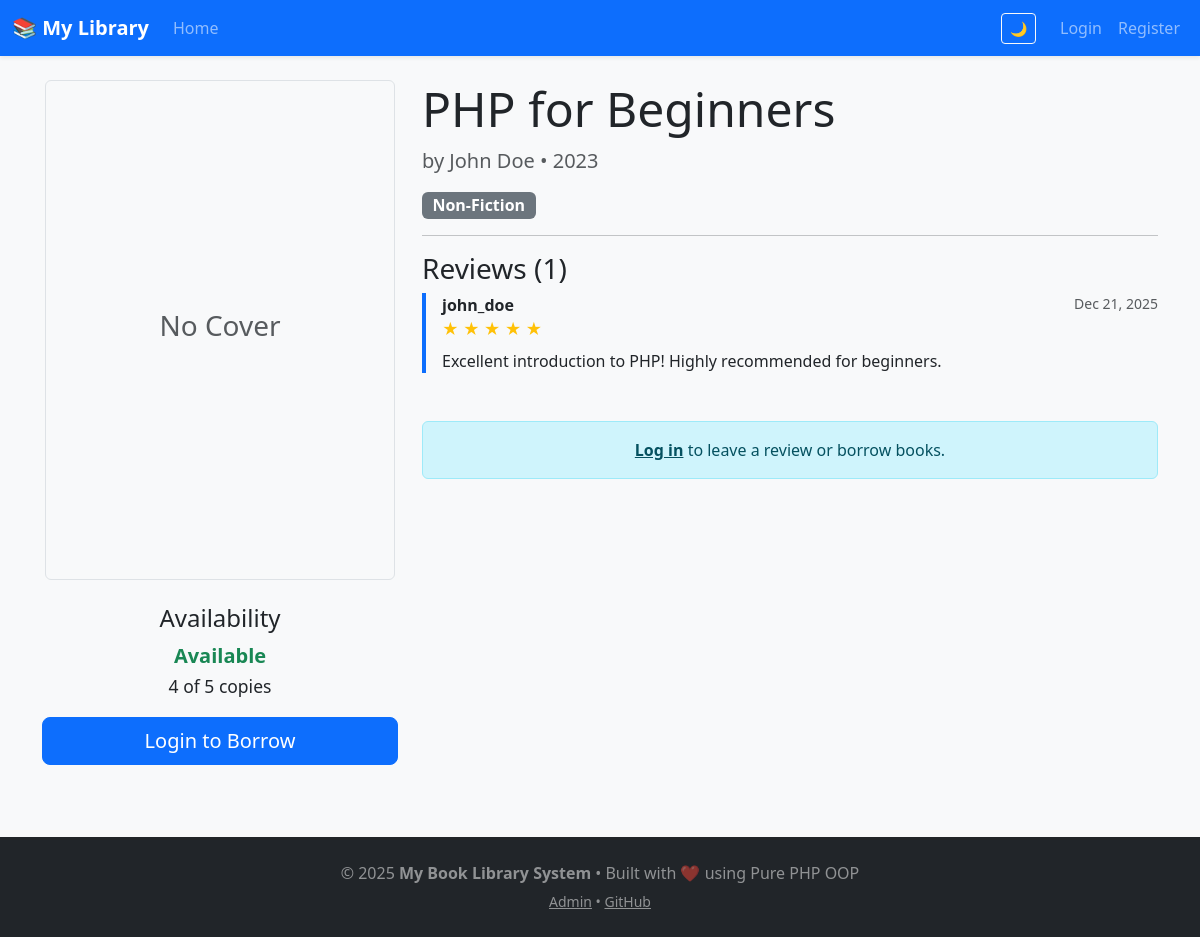
/book-details.php?id=book_001, run on the app's committed database.
### tables this page shows
CREATE TABLE books (
    id VARCHAR(50) PRIMARY KEY,
    title VARCHAR(255) NOT NULL,
    author VARCHAR(255) NOT NULL,
    year INT NOT NULL,
    cover_image VARCHAR(255) NULL,
    category VARCHAR(50) DEFAULT 'Uncategorized',
    total_copies INT DEFAULT 1,
    available_copies INT DEFAULT 1,
    created_at TIMESTAMP DEFAULT CURRENT_TIMESTAMP
);

CREATE TABLE reviews (
    id INT AUTO_INCREMENT PRIMARY KEY,
    user_id INT NOT NULL,
    book_id VARCHAR(50) NOT NULL,
    rating TINYINT(1) CHECK (rating BETWEEN 1 AND 5),
    review_text TEXT,
    created_at TIMESTAMP DEFAULT CURRENT_TIMESTAMP,
    FOREIGN KEY (user_id) REFERENCES users (id) ON DELETE CASCADE,
    FOREIGN KEY (book_id) REFERENCES books (id) ON DELETE CASCADE,
    UNIQUE KEY unique_user_book_review (user_id, book_id)
);

CREATE TABLE users (
    id INT AUTO_INCREMENT PRIMARY KEY,
    username VARCHAR(50) UNIQUE NOT NULL,
    email VARCHAR(100) UNIQUE NOT NULL,
    password VARCHAR(255) NOT NULL,
    role ENUM('user', 'admin') DEFAULT 'user',
    created_at TIMESTAMP DEFAULT CURRENT_TIMESTAMP
);

### src/Library.php (called while the page is built, shortened)
<?php
class Library
{
    private \PDO $pdo;
    private array $books = [];
    public function __construct() {
        $config = include __DIR__ . '/../config/database.php';
        $dsn = "mysql:host={$config['host']};dbname={$config['dbname']};charset={$config['charset']}";
        $options = [
            \PDO::ATTR_ERRMODE            => \PDO::ERRMODE_EXCEPTION,
            \PDO::ATTR_DEFAULT_FETCH_MODE => \PDO::FETCH_ASSOC,
            \PDO::ATTR_EMULATE_PREPARES   => false,
        ];
        try {
            $this->pdo = new \PDO($dsn, $config['username'], $config['password'], $options);
        } catch (\PDOException $e) {
            die("Database connection failed: " . $e->getMessage());
        }
        $this->loadAllBooks();
    }
    private function loadAllBooks(): void
    {
        $stmt = $this->pdo->query("SELECT * FROM books ORDER BY title");
        while ($row = $stmt->fetch()) {
            $book = Book::fromArray($row);
            $this->books[$book->getId()] = $book;
        }
    }
    public function getBookById(string $id): ?Book
    {
        return $this->books[$id] ?? null;
    }
    public function getReviews(string $bookId): array
    {
        $stmt = $this->pdo->prepare("SELECT u.username, r.user_id, r.rating, r.review_text, r.created_at
            FROM reviews r JOIN users u ON r.user_id = u.id WHERE r.book_id = ? ORDER BY r.created_at DESC");
        $stmt->execute([$bookId]);
        return $stmt->fetchAll();
    }
}

### src/Book.php (called while the page is built, shortened)
<?php
class Book
{
    protected string $id;
    protected string $title;
    protected string $author;
    protected int $year;
    protected ?string $coverImage = null;
    protected string $category = 'Uncategorized';
    protected int $totalCopies = 1;
    protected int $availableCopies = 1;
    public function __construct(
        string $title,
        string $author,
        int $year,
        int $totalCopies = 1,
        ?string $coverImage = null,
        string $category = 'Uncategorized',
        ?string $id = null
    ) {
        $this->id = $id ?? uniqid('book_', true);
        $this->title = trim($title);
        $this->author = trim($author);
        $this->year = $year;
        $this->coverImage = $coverImage;
        $this->category = $category;
        $this->totalCopies = max(1, $totalCopies);
        $this->availableCopies = $this->totalCopies;
    }
    public function getId(): string
    {
        return $this->id;
    }
    public function getTitle(): string
    {
        return $this->title;
    }
    public function getAuthor(): string
    {
        return $this->author;
    }
    public function getYear(): int
    {
        return $this->year;
    }
    public function getCoverImage(): ?string
    {
        return $this->coverImage;
    }
    public function getCategory(): string
    {
        return $this->category;
    }
    public function getTotalCopies(): int
    {
        return $this->totalCopies;
    }
    public function getAvailableCopies(): int
    {
        return $this->availableCopies;
    }
    public function isAvailable(): bool
    {
        return $this->availableCopies > 0;
    }
    public static function fromArray(array $data): self
    {
        $book = new self(
            $data['title'],
            $data['author'],
            $data['year'],
            $data['total_copies'] ?? 1,
            $data['cover_image'] ?? null,
            $data['category'] ?? 'Uncategorized',
            $data['id'] ?? null
        );
        $book->availableCopies = $data['available_copies'] ?? $book->totalCopies;
        return $book;
    }
}

### src/Auth.php (called while the page is built, shortened)
<?php
class Auth
{
    public static function check(): bool
    {
        return isset($_SESSION['logged_in']) && $_SESSION['logged_in'] === true;
    }
}

### book-details.php (the view, shortened to what this page needs)
<?php
require_once 'includes/functions.php';
$bookId = $_POST['id'] ?? $_GET['id'] ?? '';
$library = new Library();
$book = $library->getBookById($bookId);
$reviews = $library->getReviews($bookId);
include 'views/header.php';
?>
<div class="row mt-4">
    <div class="col-lg-4 text-center mb-4">
        <?php if ($book->getCoverImage()): ?>
            <img src="<?= baseUrl() ?>/public/uploads/covers/<?= e($book->getCoverImage()) ?>"
                 alt="<?= e($book->getTitle()) ?> cover"
                 class="img-fluid rounded shadow" style="max-height: 500px;">
        <?php else: ?>
            <div class="bg-light border rounded d-flex align-items-center justify-content-center mx-auto"
                 style="height: 500px; width: 350px;">
                <h3 class="text-muted">No Cover</h3>
            </div>
        <?php endif; ?>
        <div class="mt-4">
            <h4>Availability</h4>
            <p class="fs-5">
                <?php if ($book->isAvailable()): ?>
                    <span class="text-success fw-bold">Available</span>
                    <br><small><?= $book->getAvailableCopies() ?> of <?= $book->getTotalCopies() ?> copies</small>
                <?php else: ?>
                    <span class="text-danger fw-bold">All Borrowed</span>
                <?php endif; ?>
            </p>
            <?php if (Auth::check()): ?>
                <?php $isBorrowing = $library->isCurrentlyBorrowing(Auth::id(), $bookId); ?>
                <?php if ($isBorrowing): ?>
                    <button class="btn btn-secondary btn-lg w-100 mb-2" disabled>
                        📖 You already have this book
                    </button>
                    <form method="POST" class="d-inline">
                        <input type="hidden" name="action" value="return">
                        <button type="submit" class="btn btn-outline-danger w-100">Return Book Now</button>
                    </form>
                <?php elseif ($book->isAvailable()): ?>
                    <form method="POST" class="d-inline">
                        <input type="hidden" name="action" value="borrow">
                        <button type="submit" class="btn btn-success btn-lg w-100">Borrow Now</button>
                    </form>
                <?php else: ?>
                    <form method="POST" class="d-inline">
                        <input type="hidden" name="action" value="reserve">
                        <button type="submit" class="btn btn-outline-info btn-lg w-100">Reserve / Join Waitlist</button>
                    </form>
                <?php endif; ?>
            <?php else: ?>
                <a href="login.php" class="btn btn-primary btn-lg w-100">Login to Borrow</a>
            <?php endif; ?>
        </div>
    </div>
    <div class="col-lg-8">
        <h1 class="display-5"><?= e($book->getTitle()) ?></h1>
        <p class="lead text-muted">by <strong><?= e($book->getAuthor()) ?></strong> • <?= $book->getYear() ?></p>
        <p>
            <span class="badge bg-secondary fs-6"><?= e($book->getCategory()) ?></span>
        </p>
        <hr>
        <h3>Reviews (<?= count($reviews) ?>)</h3>
        <?php if (empty($reviews)): ?>
            <p class="text-muted">No reviews yet. Be the first!</p>
        <?php else: ?>
            <?php foreach ($reviews as $review): ?>
                <div class="border-start border-primary border-4 ps-3 mb-4">
                    <div class="d-flex justify-content-between">
                        <strong><?= e($review['username']) ?></strong>
                        <small class="text-muted"><?= formatDate($review['created_at']) ?></small>
                    </div>
                    <div class="text-warning mb-2">
                        <?php for ($i = 1; $i <= 5; $i++): ?>
                            <?= $i <= $review['rating'] ? '★' : '☆' ?>
                        <?php endfor; ?>
                    </div>
                    <p><?= nl2br(e($review['review_text'] ?? 'No comment.')) ?></p>
                </div>
            <?php endforeach; ?>
        <?php endif; ?>
       <?php if (Auth::check()): ?>
    <?php include 'views/review-form.php'; ?>
<?php else: ?>
    <div class="alert alert-info mt-5 text-center">
        <a href="login.php" class="alert-link fw-bold">Log in</a> to leave a review or borrow books.
    </div>
<?php endif; ?>
    </div>
</div>
<?php include 'views/footer.php'; ?>

### includes/functions.php (shortened to what this page needs)
<?php
function e($data): string
{
    return htmlspecialchars((string)$data, ENT_QUOTES, 'UTF-8');
}
function formatDate(?string $date, string $format = 'M j, Y'): string
{
    $timestamp = strtotime($date);
    return $timestamp ? date($format, $timestamp) : '<em>Invalid date</em>';
}

### views/header.php (style rules this page uses)
body { background-color: #f8f9fa; }

### data on the page
books: available_copies "4", total_copies "5", title "PHP for Beginners", author "John Doe", year "2023", category "Non-Fiction"
reviews: user.username "john_doe", created_at "Dec 21, 2025", rating 5 (drawn), review_text "Excellent introduction to PHP! Highly recommended for beginners."

### other printed values
count($reviews) "1"
